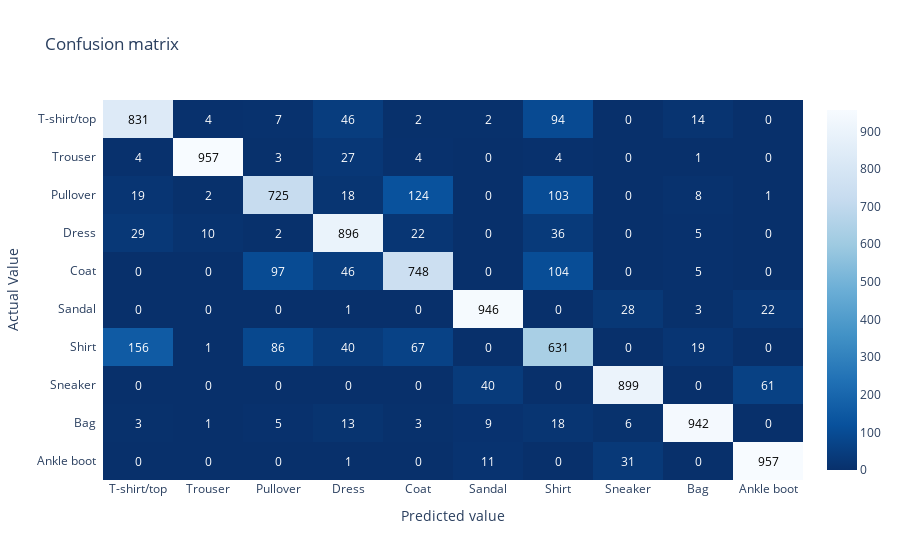

The cell this chart's notebook holds for it:
### Code cell
import plotly.figure_factory as ff

from necto_nn.metrics import confusion_matrix


def plot_confusion_matrix(y, y_pred, labels):
    z = confusion_matrix(y, y_pred)
    z_text = [[str(y) for y in x] for x in z]
    fig = ff.create_annotated_heatmap(
        z,
        x=labels,
        y=labels,
        annotation_text=z_text,
        colorscale="Blues_r",
        showscale=True,
    )

    # add title
    fig.update_layout(
        title_text="Confusion matrix",
        xaxis=dict(title="Predicted value", side="bottom"),
        yaxis=dict(title="Actual Value", autorange="reversed"),
    )

    # adjust margins to make room for yaxis title
    # fig.update_layout(margin=dict(t=50,))
    fig.show()
    return fig


y_pred = model.forward(X_test)
fig = plot_confusion_matrix(y_test.argmax(axis=-1), y_pred.argmax(axis=-1), label_names)
# wandb.log({"confusion_matrix": wandb.Plotly(fig)})

### Figure 1 — Plotly figure (JSON) as saved in the notebook; plotly's stock layout.template omitted (floating-point values rounded to 4 significant figures)
{"data": [{"colorscale": [[0, "rgb(8,48,107)"], [0.125, "rgb(8,81,156)"], [0.25, "rgb(33,113,181)"], [0.375, "rgb(66,146,198)"], [0.5, "rgb(107,174,214)"], [0.625, "rgb(158,202,225)"], [0.75, "rgb(198,219,239)"], [0.875, "rgb(222,235,247)"], [1, "rgb(247,251,255)"]], "reversescale": false, "showscale": true, "type": "heatmap", "x": ["T-shirt/top", "Trouser", "Pullover", "Dress", "Coat", "Sandal", "Shirt", "Sneaker", "Bag", "Ankle boot"], "y": ["T-shirt/top", "Trouser", "Pullover", "Dress", "Coat", "Sandal", "Shirt", "Sneaker", "Bag", "Ankle boot"], "z": [[831, 4, 7, 46, 2, 2, 94, 0, 14, 0], [4, 957, 3, 27, 4, 0, 4, 0, 1, 0], [19, 2, 725, 18, 124, 0, 103, 0, 8, 1], [29, 10, 2, 896, 22, 0, 36, 0, 5, 0], [0, 0, 97, 46, 748, 0, 104, 0, 5, 0], [0, 0, 0, 1, 0, 946, 0, 28, 3, 22], [156, 1, 86, 40, 67, 0, 631, 0, 19, 0], [0, 0, 0, 0, 0, 40, 0, 899, 0, 61], [3, 1, 5, 13, 3, 9, 18, 6, 942, 0], [0, 0, 0, 1, 0, 11, 0, 31, 0, 957]]}], "layout": {"annotations": [{"font": {"color": "#000000"}, "showarrow": false, "text": "831", "x": "T-shirt/top", "xref": "x", "y": "T-shirt/top", "yref": "y"}, {"font": {"color": "#FFFFFF"}, "showarrow": false, "text": "4", "x": "Trouser", "xref": "x", "y": "T-shirt/top", "yref": "y"}, {"font": {"color": "#FFFFFF"}, "showarrow": false, "text": "7", "x": "Pullover", "xref": "x", "y": "T-shirt/top", "yref": "y"}, {"font": {"color": "#FFFFFF"}, "showarrow": false, "text": "46", "x": "Dress", "xref": "x", "y": "T-shirt/top", "yref": "y"}, {"font": {"color": "#FFFFFF"}, "showarrow": false, "text": "2", "x": "Coat", "xref": "x", "y": "T-shirt/top", "yref": "y"}, {"font": {"color": "#FFFFFF"}, "showarrow": false, "text": "2", "x": "Sandal", "xref": "x", "y": "T-shirt/top", "yref": "y"}, {"font": {"color": "#FFFFFF"}, "showarrow": false, "text": "94", "x": "Shirt", "xref": "x", "y": "T-shirt/top", "yref": "y"}, {"font": {"color": "#FFFFFF"}, "showarrow": false, "text": "0", "x": "Sneaker", "xref": "x", "y": "T-shirt/top", "yref": "y"}, {"font": {"color": "#FFFFFF"}, "showarrow": false, "text": "14", "x": "Bag", "xref": "x", "y": "T-shirt/top", "yref": "y"}, {"font": {"color": "#FFFFFF"}, "showarrow": false, "text": "0", "x": "Ankle boot", "xref": "x", "y": "T-shirt/top", "yref": "y"}, {"font": {"color": "#FFFFFF"}, "showarrow": false, "text": "4", "x": "T-shirt/top", "xref": "x", "y": "Trouser", "yref": "y"}, {"font": {"color": "#000000"}, "showarrow": false, "text": "957", "x": "Trouser", "xref": "x", "y": "Trouser", "yref": "y"}, {"font": {"color": "#FFFFFF"}, "showarrow": false, "text": "3", "x": "Pullover", "xref": "x", "y": "Trouser", "yref": "y"}, {"font": {"color": "#FFFFFF"}, "showarrow": false, "text": "27", "x": "Dress", "xref": "x", "y": "Trouser", "yref": "y"}, {"font": {"color": "#FFFFFF"}, "showarrow": false, "text": "4", "x": "Coat", "xref": "x", "y": "Trouser", "yref": "y"}, {"font": {"color": "#FFFFFF"}, "showarrow": false, "text": "0", "x": "Sandal", "xref": "x", "y": "Trouser", "yref": "y"}, {"font": {"color": "#FFFFFF"}, "showarrow": false, "text": "4", "x": "Shirt", "xref": "x", "y": "Trouser", "yref": "y"}, {"font": {"color": "#FFFFFF"}, "showarrow": false, "text": "0", "x": "Sneaker", "xref": "x", "y": "Trouser", "yref": "y"}, {"font": {"color": "#FFFFFF"}, "showarrow": false, "text": "1", "x": "Bag", "xref": "x", "y": "Trouser", "yref": "y"}, {"font": {"color": "#FFFFFF"}, "showarrow": false, "text": "0", "x": "Ankle boot", "xref": "x", "y": "Trouser", "yref": "y"}, {"font": {"color": "#FFFFFF"}, "showarrow": false, "text": "19", "x": "T-shirt/top", "xref": "x", "y": "Pullover", "yref": "y"}, {"font": {"color": "#FFFFFF"}, "showarrow": false, "text": "2", "x": "Trouser", "xref": "x", "y": "Pullover", "yref": "y"}, {"font": {"color": "#000000"}, "showarrow": false, "text": "725", "x": "Pullover", "xref": "x", "y": "Pullover", "yref": "y"}, {"font": {"color": "#FFFFFF"}, "showarrow": false, "text": "18", "x": "Dress", "xref": "x", "y": "Pullover", "yref": "y"}, {"font": {"color": "#FFFFFF"}, "showarrow": false, "text": "124", "x": "Coat", "xref": "x", "y": "Pullover", "yref": "y"}, {"font": {"color": "#FFFFFF"}, "showarrow": false, "text": "0", "x": "Sandal", "xref": "x", "y": "Pullover", "yref": "y"}, {"font": {"color": "#FFFFFF"}, "showarrow": false, "text": "103", "x": "Shirt", "xref": "x", "y": "Pullover", "yref": "y"}, {"font": {"color": "#FFFFFF"}, "showarrow": false, "text": "0", "x": "Sneaker", "xref": "x", "y": "Pullover", "yref": "y"}, {"font": {"color": "#FFFFFF"}, "showarrow": false, "text": "8", "x": "Bag", "xref": "x", "y": "Pullover", "yref": "y"}, {"font": {"color": "#FFFFFF"}, "showarrow": false, "text": "1", "x": "Ankle boot", "xref": "x", "y": "Pullover", "yref": "y"}, {"font": {"color": "#FFFFFF"}, "showarrow": false, "text": "29", "x": "T-shirt/top", "xref": "x", "y": "Dress", "yref": "y"}, {"font": {"color": "#FFFFFF"}, "showarrow": false, "text": "10", "x": "Trouser", "xref": "x", "y": "Dress", "yref": "y"}, {"font": {"color": "#FFFFFF"}, "showarrow": false, "text": "2", "x": "Pullover", "xref": "x", "y": "Dress", "yref": "y"}, {"font": {"color": "#000000"}, "showarrow": false, "text": "896", "x": "Dress", "xref": "x", "y": "Dress", "yref": "y"}, {"font": {"color": "#FFFFFF"}, "showarrow": false, "text": "22", "x": "Coat", "xref": "x", "y": "Dress", "yref": "y"}, {"font": {"color": "#FFFFFF"}, "showarrow": false, "text": "0", "x": "Sandal", "xref": "x", "y": "Dress", "yref": "y"}, {"font": {"color": "#FFFFFF"}, "showarrow": false, "text": "36", "x": "Shirt", "xref": "x", "y": "Dress", "yref": "y"}, {"font": {"color": "#FFFFFF"}, "showarrow": false, "text": "0", "x": "Sneaker", "xref": "x", "y": "Dress", "yref": "y"}, {"font": {"color": "#FFFFFF"}, "showarrow": false, "text": "5", "x": "Bag", "xref": "x", "y": "Dress", "yref": "y"}, {"font": {"color": "#FFFFFF"}, "showarrow": false, "text": "0", "x": "Ankle boot", "xref": "x", "y": "Dress", "yref": "y"}, {"font": {"color": "#FFFFFF"}, "showarrow": false, "text": "0", "x": "T-shirt/top", "xref": "x", "y": "Coat", "yref": "y"}, {"font": {"color": "#FFFFFF"}, "showarrow": false, "text": "0", "x": "Trouser", "xref": "x", "y": "Coat", "yref": "y"}, {"font": {"color": "#FFFFFF"}, "showarrow": false, "text": "97", "x": "Pullover", "xref": "x", "y": "Coat", "yref": "y"}, {"font": {"color": "#FFFFFF"}, "showarrow": false, "text": "46", "x": "Dress", "xref": "x", "y": "Coat", "yref": "y"}, {"font": {"color": "#000000"}, "showarrow": false, "text": "748", "x": "Coat", "xref": "x", "y": "Coat", "yref": "y"}, {"font": {"color": "#FFFFFF"}, "showarrow": false, "text": "0", "x": "Sandal", "xref": "x", "y": "Coat", "yref": "y"}, {"font": {"color": "#FFFFFF"}, "showarrow": false, "text": "104", "x": "Shirt", "xref": "x", "y": "Coat", "yref": "y"}, {"font": {"color": "#FFFFFF"}, "showarrow": false, "text": "0", "x": "Sneaker", "xref": "x", "y": "Coat", "yref": "y"}, {"font": {"color": "#FFFFFF"}, "showarrow": false, "text": "5", "x": "Bag", "xref": "x", "y": "Coat", "yref": "y"}, {"font": {"color": "#FFFFFF"}, "showarrow": false, "text": "0", "x": "Ankle boot", "xref": "x", "y": "Coat", "yref": "y"}, {"font": {"color": "#FFFFFF"}, "showarrow": false, "text": "0", "x": "T-shirt/top", "xref": "x", "y": "Sandal", "yref": "y"}, {"font": {"color": "#FFFFFF"}, "showarrow": false, "text": "0", "x": "Trouser", "xref": "x", "y": "Sandal", "yref": "y"}, {"font": {"color": "#FFFFFF"}, "showarrow": false, "text": "0", "x": "Pullover", "xref": "x", "y": "Sandal", "yref": "y"}, {"font": {"color": "#FFFFFF"}, "showarrow": false, "text": "1", "x": "Dress", "xref": "x", "y": "Sandal", "yref": "y"}, {"font": {"color": "#FFFFFF"}, "showarrow": false, "text": "0", "x": "Coat", "xref": "x", "y": "Sandal", "yref": "y"}, {"font": {"color": "#000000"}, "showarrow": false, "text": "946", "x": "Sandal", "xref": "x", "y": "Sandal", "yref": "y"}, {"font": {"color": "#FFFFFF"}, "showarrow": false, "text": "0", "x": "Shirt", "xref": "x", "y": "Sandal", "yref": "y"}, {"font": {"color": "#FFFFFF"}, "showarrow": false, "text": "28", "x": "Sneaker", "xref": "x", "y": "Sandal", "yref": "y"}, {"font": {"color": "#FFFFFF"}, "showarrow": false, "text": "3", "x": "Bag", "xref": "x", "y": "Sandal", "yref": "y"}, {"font": {"color": "#FFFFFF"}, "showarrow": false, "text": "22", "x": "Ankle boot", "xref": "x", "y": "Sandal", "yref": "y"}, {"font": {"color": "#FFFFFF"}, "showarrow": false, "text": "156", "x": "T-shirt/top", "xref": "x", "y": "Shirt", "yref": "y"}, {"font": {"color": "#FFFFFF"}, "showarrow": false, "text": "1", "x": "Trouser", "xref": "x", "y": "Shirt", "yref": "y"}, {"font": {"color": "#FFFFFF"}, "showarrow": false, "text": "86", "x": "Pullover", "xref": "x", "y": "Shirt", "yref": "y"}, {"font": {"color": "#FFFFFF"}, "showarrow": false, "text": "40", "x": "Dress", "xref": "x", "y": "Shirt", "yref": "y"}, {"font": {"color": "#FFFFFF"}, "showarrow": false, "text": "67", "x": "Coat", "xref": "x", "y": "Shirt", "yref": "y"}, {"font": {"color": "#FFFFFF"}, "showarrow": false, "text": "0", "x": "Sandal", "xref": "x", "y": "Shirt", "yref": "y"}, {"font": {"color": "#000000"}, "showarrow": false, "text": "631", "x": "Shirt", "xref": "x", "y": "Shirt", "yref": "y"}, {"font": {"color": "#FFFFFF"}, "showarrow": false, "text": "0", "x": "Sneaker", "xref": "x", "y": "Shirt", "yref": "y"}, {"font": {"color": "#FFFFFF"}, "showarrow": false, "text": "19", "x": "Bag", "xref": "x", "y": "Shirt", "yref": "y"}, {"font": {"color": "#FFFFFF"}, "showarrow": false, "text": "0", "x": "Ankle boot", "xref": "x", "y": "Shirt", "yref": "y"}, {"font": {"color": "#FFFFFF"}, "showarrow": false, "text": "0", "x": "T-shirt/top", "xref": "x", "y": "Sneaker", "yref": "y"}, {"font": {"color": "#FFFFFF"}, "showarrow": false, "text": "0", "x": "Trouser", "xref": "x", "y": "Sneaker", "yref": "y"}, {"font": {"color": "#FFFFFF"}, "showarrow": false, "text": "0", "x": "Pullover", "xref": "x", "y": "Sneaker", "yref": "y"}, {"font": {"color": "#FFFFFF"}, "showarrow": false, "text": "0", "x": "Dress", "xref": "x", "y": "Sneaker", "yref": "y"}, {"font": {"color": "#FFFFFF"}, "showarrow": false, "text": "0", "x": "Coat", "xref": "x", "y": "Sneaker", "yref": "y"}, {"font": {"color": "#FFFFFF"}, "showarrow": false, "text": "40", "x": "Sandal", "xref": "x", "y": "Sneaker", "yref": "y"}, {"font": {"color": "#FFFFFF"}, "showarrow": false, "text": "0", "x": "Shirt", "xref": "x", "y": "Sneaker", "yref": "y"}, {"font": {"color": "#000000"}, "showarrow": false, "text": "899", "x": "Sneaker", "xref": "x", "y": "Sneaker", "yref": "y"}, {"font": {"color": "#FFFFFF"}, "showarrow": false, "text": "0", "x": "Bag", "xref": "x", "y": "Sneaker", "yref": "y"}, {"font": {"color": "#FFFFFF"}, "showarrow": false, "text": "61", "x": "Ankle boot", "xref": "x", "y": "Sneaker", "yref": "y"}, {"font": {"color": "#FFFFFF"}, "showarrow": false, "text": "3", "x": "T-shirt/top", "xref": "x", "y": "Bag", "yref": "y"}, {"font": {"color": "#FFFFFF"}, "showarrow": false, "text": "1", "x": "Trouser", "xref": "x", "y": "Bag", "yref": "y"}, {"font": {"color": "#FFFFFF"}, "showarrow": false, "text": "5", "x": "Pullover", "xref": "x", "y": "Bag", "yref": "y"}, {"font": {"color": "#FFFFFF"}, "showarrow": false, "text": "13", "x": "Dress", "xref": "x", "y": "Bag", "yref": "y"}, {"font": {"color": "#FFFFFF"}, "showarrow": false, "text": "3", "x": "Coat", "xref": "x", "y": "Bag", "yref": "y"}, {"font": {"color": "#FFFFFF"}, "showarrow": false, "text": "9", "x": "Sandal", "xref": "x", "y": "Bag", "yref": "y"}, {"font": {"color": "#FFFFFF"}, "showarrow": false, "text": "18", "x": "Shirt", "xref": "x", "y": "Bag", "yref": "y"}, {"font": {"color": "#FFFFFF"}, "showarrow": false, "text": "6", "x": "Sneaker", "xref": "x", "y": "Bag", "yref": "y"}, {"font": {"color": "#000000"}, "showarrow": false, "text": "942", "x": "Bag", "xref": "x", "y": "Bag", "yref": "y"}, {"font": {"color": "#FFFFFF"}, "showarrow": false, "text": "0", "x": "Ankle boot", "xref": "x", "y": "Bag", "yref": "y"}, {"font": {"color": "#FFFFFF"}, "showarrow": false, "text": "0", "x": "T-shirt/top", "xref": "x", "y": "Ankle boot", "yref": "y"}, {"font": {"color": "#FFFFFF"}, "showarrow": false, "text": "0", "x": "Trouser", "xref": "x", "y": "Ankle boot", "yref": "y"}, {"font": {"color": "#FFFFFF"}, "showarrow": false, "text": "0", "x": "Pullover", "xref": "x", "y": "Ankle boot", "yref": "y"}, {"font": {"color": "#FFFFFF"}, "showarrow": false, "text": "1", "x": "Dress", "xref": "x", "y": "Ankle boot", "yref": "y"}, {"font": {"color": "#FFFFFF"}, "showarrow": false, "text": "0", "x": "Coat", "xref": "x", "y": "Ankle boot", "yref": "y"}, {"font": {"color": "#FFFFFF"}, "showarrow": false, "text": "11", "x": "Sandal", "xref": "x", "y": "Ankle boot", "yref": "y"}, {"font": {"color": "#FFFFFF"}, "showarrow": false, "text": "0", "x": "Shirt", "xref": "x", "y": "Ankle boot", "yref": "y"}, {"font": {"color": "#FFFFFF"}, "showarrow": false, "text": "31", "x": "Sneaker", "xref": "x", "y": "Ankle boot", "yref": "y"}, {"font": {"color": "#FFFFFF"}, "showarrow": false, "text": "0", "x": "Bag", "xref": "x", "y": "Ankle boot", "yref": "y"}, {"font": {"color": "#000000"}, "showarrow": false, "text": "957", "x": "Ankle boot", "xref": "x", "y": "Ankle boot", "yref": "y"}], "title": {"text": "Confusion matrix"}, "xaxis": {"dtick": 1, "gridcolor": "rgb(0, 0, 0)", "side": "bottom", "ticks": "", "title": {"text": "Predicted value"}}, "yaxis": {"autorange": "reversed", "dtick": 1, "ticks": "", "ticksuffix": "  ", "title": {"text": "Actual Value"}}}}
